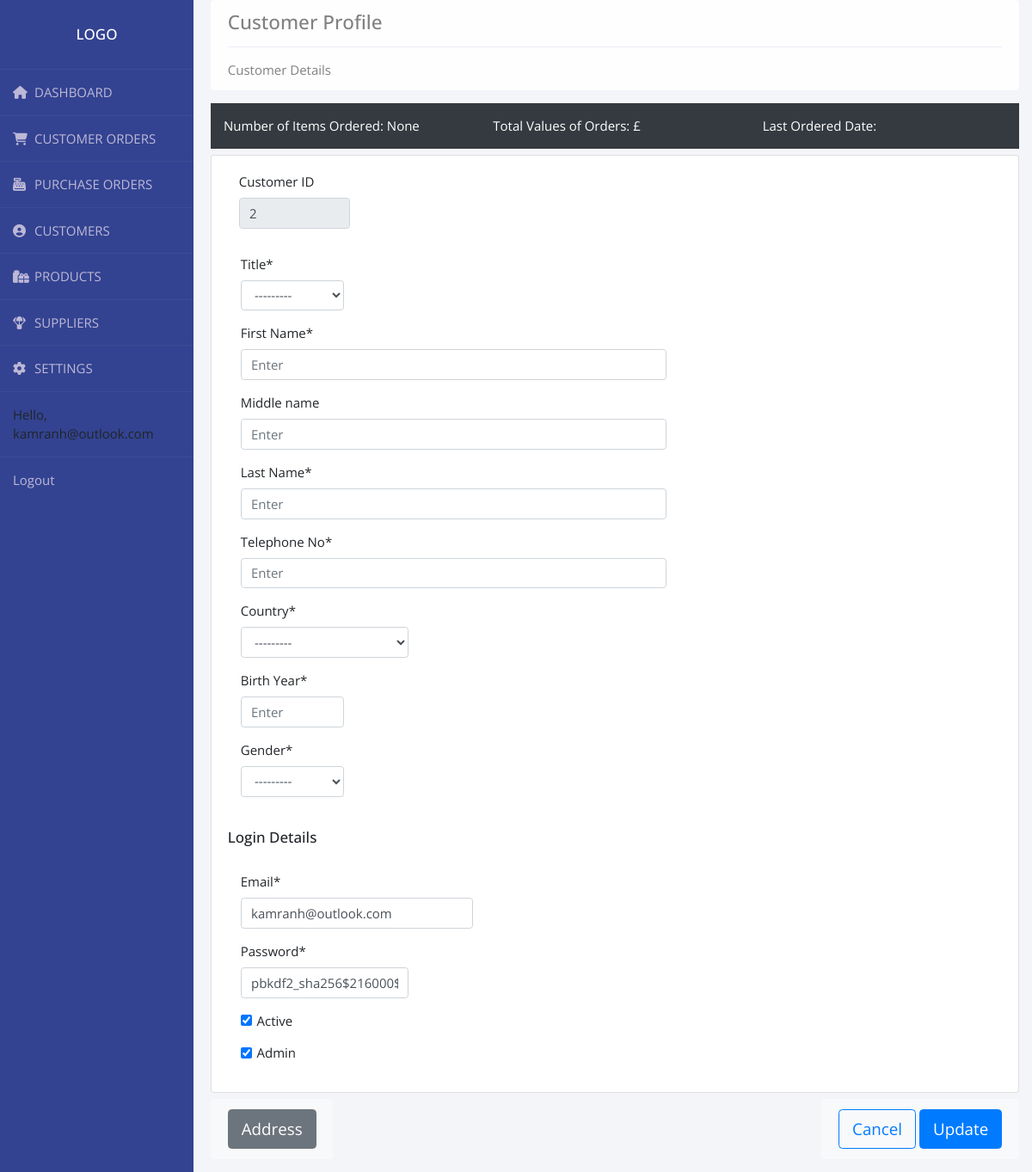
The app's page /customer_profile/2/ (signed in), older data.
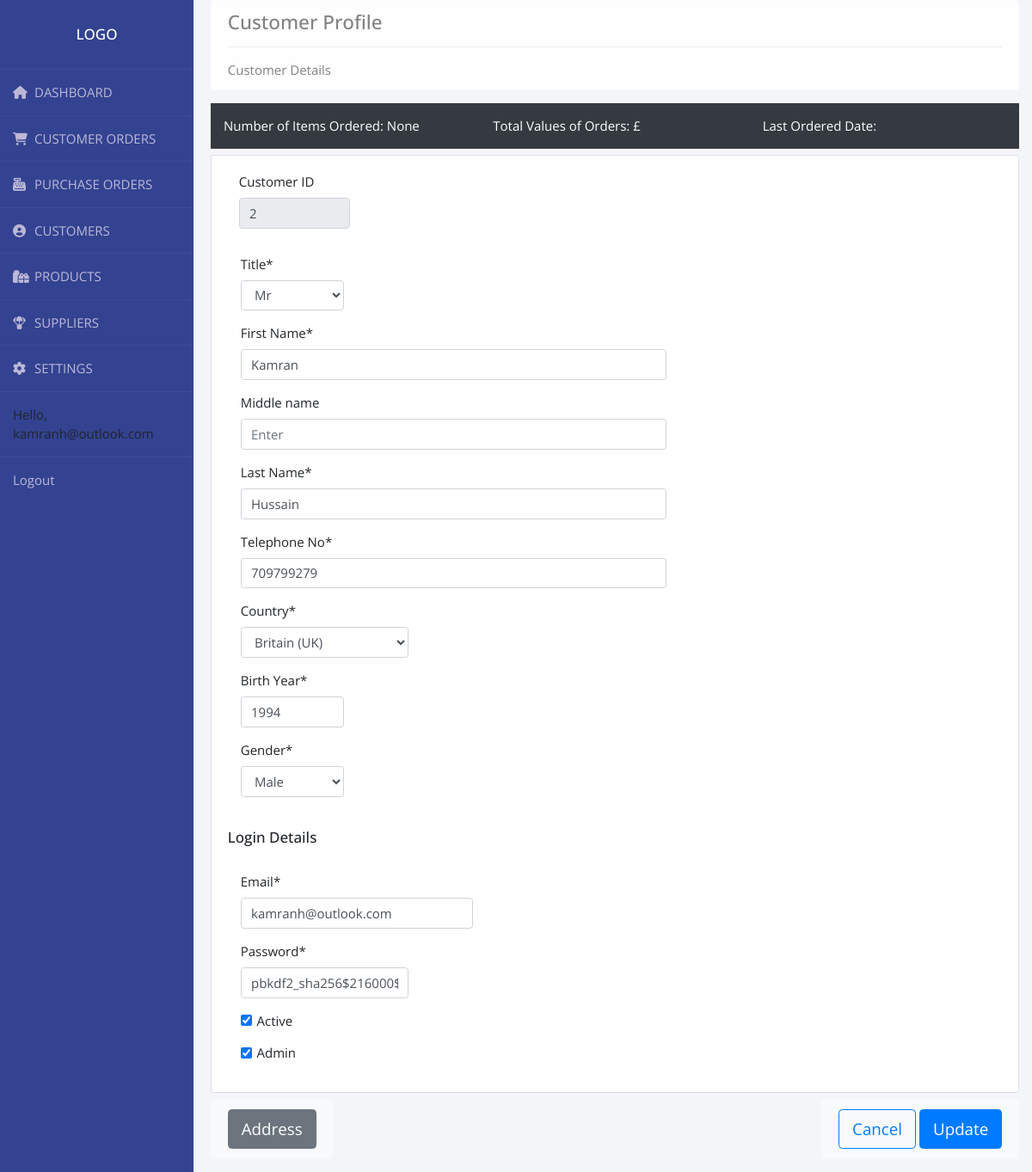
The same page, newer data.
### accounts/models.py (models this page shows, shortened)
class Customer(models.Model):
    GENDER = (
        ('Male', 'Male'),
        ('Female', 'Female'),
    )
    TITLE = (
        ('Mr', 'Mr'),
        ('Mrs', 'Mrs'),
        ('Miss', 'Miss'),
        ('Ms', 'Ms'),
        ('Dr', 'Dr'),
        ('Sir', 'Sir'),
        ('Madam', 'Madam'),
    )
    user = models.OneToOneField(User, on_delete=models.CASCADE)
    title = models.CharField(max_length=200, null=True, choices=TITLE)
    first_name = models.CharField(max_length=200, null=True)
    middle_name = models.CharField(max_length=200, blank=True, default='')
    last_name = models.CharField(max_length=200, null=True)
    phone = models.CharField(max_length=200, null=True)
    country = CountryField()
    birth_year = models.CharField(max_length=4, null=True)
    gender = models.CharField(max_length=200, null=True, choices=GENDER)
    date_created = models.DateTimeField(auto_now=True, null=True)
    profile_pic = models.ImageField(null=True, blank=True)
    last_purchase = models.DateTimeField(blank=True, null=True)
    address1 = models.CharField(max_length=1000, null=True)
    address2 = models.CharField(
        max_length=1000, null=True, blank=True, default='')
    city = models.CharField(max_length=1000, null=True)
    county = models.CharField(max_length=1000, null=True)
    post_code = models.CharField(max_length=1000, null=True)
    customer_uuid = models.UUIDField(default=uuid.uuid4)

### accounts/views.py (the view, shortened to what this page needs)
@login_required(login_url='login')
def CustomerProfile(request, pk):
    try:
        order_customer_total = list(Order.objects.filter(
            customer_full_name__id=pk).aggregate(Sum('order_required')).values())[0]
    except Order.DoesNotExist:
        order_customer_total = None
    total_value_of_orders = list(Order.objects.all().values_list('total_cost_per_order').filter(customer_full_name__id=pk).aggregate(
        Sum('total_cost_per_order')).values())[0]
    try:
        latest_date = list(Order.objects.all().values_list(
            'date_created').filter(customer_full_name__id=pk).latest())[0]
    except Order.DoesNotExist:
        latest_date = None
    customer = Customer.objects.get(id=pk)
    user = User.objects.get(id=pk)
    user_form = UpdateCustomUserForm(instance=user)
    customer_form = EditCustomerProfileForm(instance=customer)
    context = {'user_form': user_form, 'customer_form': customer_form, 'order_customer_total': order_customer_total,
               'total_value_of_orders': total_value_of_orders, 'latest_date': latest_date}
    return render(request, 'accounts/customer_profile.html', context)

### accounts/forms.py
class UpdateCustomUserForm(forms.ModelForm):
    class Meta:
        model = User
        fields = ['email', 'password', 'active', 'admin']
    def __init__(self, *args, **kwargs):
        super(UpdateCustomUserForm, self).__init__(*args, **kwargs)
        self.fields['email'].widget.attrs['placeholder'] = 'Enter'
        self.fields['password'].widget.attrs['placeholder'] = 'Enter'

### accounts/models.py (called while the page is built)
    def __str__(self):
        return self.email

    @property
    def is_active(self):
        return self.active

### accounts/templates/accounts/customer_profile.html (shortened to what this page needs)
{%  extends 'accounts/main.html' %}
{% load static %}
{% load crispy_forms_tags %}
{% block content %}
<br>
<div class="container float-sm-left" style="margin-top: -3rem;margin-right:auto">
  <div class=" alert alert-light " role="alert">
    <h4 class="alert-heading">Customer Profile</h4>
    <hr>
    <p class="mb-0">Customer Details</p>
  </div>
</div>
<br>
<div class="container float-sm-left">
  <div class="p-3 mb-2 bg-dark text-white">
    <div class="row">
      <div class="col-sm">
        Number of Items Ordered: {{order_customer_total}}
      </div>
      <div class="col-sm">
        Total Values of Orders: £{{total_value_of_orders|floatformat:2}}
      </div>
      <div class="col-sm">
        Last Ordered Date: {{latest_date|date:"d/m/y"}} {{latest_date|time:"H:i"}}
      </div>
    </div>
  </div>
</div>
<div class="container float-sm-left">
  <div class="row">
    <div class="col-md-12">
      <div class="card card-body">
        <form method="post">
          <div class="form-row">
            <label for="sku" div class="form-group col-md-2 mb-3" style="padding-left: 1.2rem;">
              {{ customer_form.id|as_crispy_field }}
          </div>
          <div class="form-group col-lg-2 mb-3">
            {{customer_form.title|as_crispy_field }}
          </div>
          <div class="form-group col-lg-7 mb-3">
            {{customer_form.first_name|as_crispy_field }}
          </div>
          <div class="form-group col-lg-7 mb-3">
            {{customer_form.middle_name|as_crispy_field }}
          </div>
          <div class="form-group col-lg-7 mb-3">
            {{customer_form.last_name|as_crispy_field }}
          </div>
          <div class="form-group col-lg-7 mb-3">
            {{customer_form.phone|as_crispy_field }}
          </div>
          <div class="form-group col-lg-3 mb-3">
            {{customer_form.country|as_crispy_field }}
          </div>
          <div class="form-group col-lg-2 mb-3">
            {{customer_form.birth_year|as_crispy_field }}
          </div>
          <div class="form-group col-lg-2 mb-3">
            {{customer_form.gender|as_crispy_field }}
          </div>
          <br>
          <h2>Login Details</h2>
          <br>
          <div class="form-group col-lg-4 mb-3">
            {{user_form.email|as_crispy_field }}
          </div>
          <div class="form-group col-lg-3 mb-3">
            {{user_form.password|as_crispy_field }}
          </div>
          <div class="form-group col-lg-3 mb-3">
            {{user_form.active|as_crispy_field }}
          </div>
          <div class="form-group col-lg-3 mb-3">
            {{user_form.admin|as_crispy_field }}
          </div>
      </div>
    </div>
  </div>
</div>
</div>
<div class="container float-sm-left " style="margin-top: 0.5rem;margin-right:auto">
  <div class=" alert bg-light float-sm-left shawdow-sm " role="alert">
    <a class="btn btn-secondary btn-lg" href="">Address</a>
  </div>
  <div class=" alert bg-light float-sm-right shawdow-sm " role="alert">
    <a class="btn btn-outline-primary btn-lg" href="{% url 'customer_list' %}">Cancel</a>
    <button type="submit" class="btn btn-primary btn-lg">Update</button>
  </div>
</div>
{% endblock %}

Row changes from the older to the newer data that the page shows:
changed Customer id 2: title "---------" → "Mr"; first_name (not shown) → "Kamran"; last_name (not shown) → "Hussain"; phone (not shown) → "709799279"; country "---------" → "Britain (UK)"; birth_year (not shown) → "1994"; gender "---------" → "Male"
